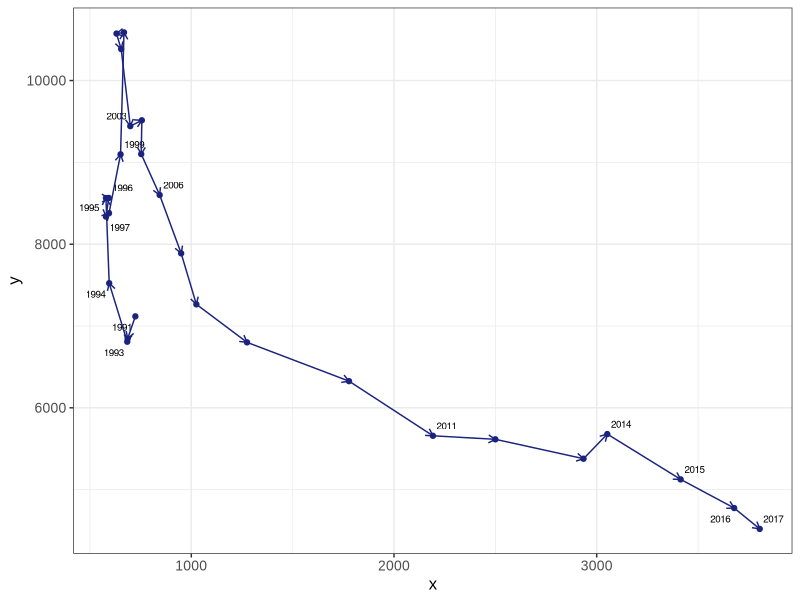

Source code (R):
## ---- chunk 1
# 安装包
if (!requireNamespace("ggplot2", quietly = TRUE)) {
  install.packages("ggplot2")
}
if (!requireNamespace("dplyr", quietly = TRUE)) {
  install.packages("dplyr")
}
if (!requireNamespace("ggrepel", quietly = TRUE)) {
  install.packages("ggrepel")
}

# 加载包
library(ggplot2)
library(dplyr)
library(ggrepel)
## ---- chunk 2
# 加载数据
data <- read.table("files/Hiplot/026-connected-scatterplot-data.txt", header = T)

# 查看数据
head(data)
## ---- chunk 3
#| label: fig-1Connected-scatterplot
#| fig-cap: "连接散点图"
#| out.width: "95%"
#| fig-height: 4
#| fig-width: 7
#| warning: false
#| message: false

# 连接散点图
connected_scatterplot <- function(data, x, y, label, label_ratio, line_color, arrow_size, label_size) {

  draw_data <- data.frame(
    x = data[[x]],
    y = data[[y]],
    label = data[[label]]
  )

  add_label_data <- draw_data %>% sample_frac(label_ratio)
  rm(data)

  p <- ggplot(draw_data, aes(x = x, y = y, label = label)) +
    geom_point(color = line_color) +
    geom_text_repel(data = add_label_data, size = label_size) +
    geom_segment(
      color = line_color,
      aes(
        xend = c(tail(x, n = -1), NA),
        yend = c(tail(y, n = -1), NA)
      ),
      arrow = arrow(length = unit(arrow_size, "mm"))
    )

  return(p)
}

p <- connected_scatterplot(
  data = if (exists("data") && is.data.frame(data)) data else "",
  x = "Alice",
  y = "Anna",
  label = "year",
  label_ratio = 0.5,
  line_color = "#1A237E",
  arrow_size = 2,
  label_size = 2.5
) +
  theme_bw() +
  theme(text = element_text(family = "Arial"),
        plot.title = element_text(size = 12,hjust = 0.5),
        axis.title = element_text(size = 12),
        axis.text = element_text(size = 10),
        axis.text.x = element_text(angle = 0, hjust = 0.5,vjust = 1),
        legend.position = "right",
        legend.direction = "vertical",
        legend.title = element_text(size = 10),
        legend.text = element_text(size = 10))

p
